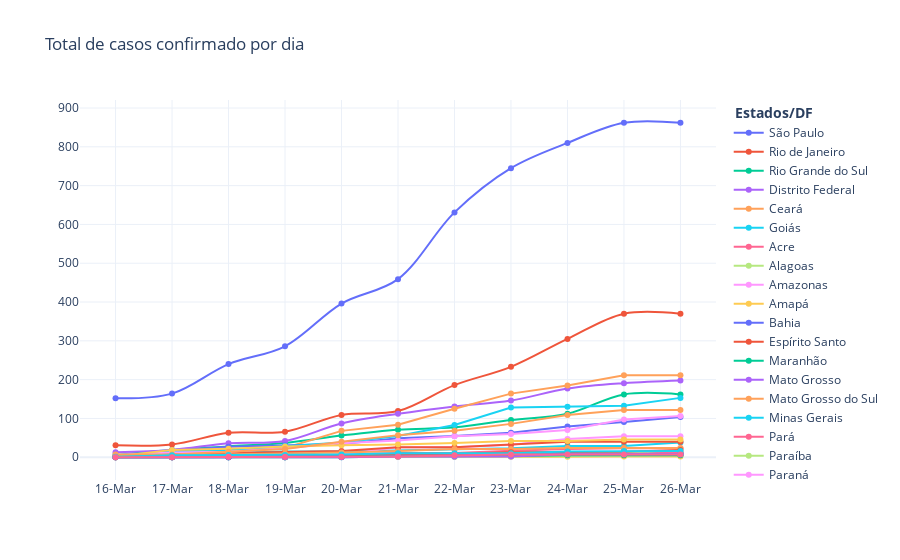

Notebook cell for this chart:
### Code cell
# Plot confirmed cases
fig = go.Figure(
    [
        go.Scatter(x = dadosgeral.Estado, y = dadosgeral.SP, mode = 'markers+lines', name="São Paulo", line_shape='spline'),
        go.Scatter(x = dadosgeral.Estado, y = dadosgeral.RJ, mode = 'markers+lines', name="Rio de Janeiro", line_shape='spline'),
         go.Scatter(x = dadosgeral.Estado, y = dadosgeral.RS, mode = 'markers+lines', name="Rio Grande do Sul", line_shape='spline'),
        go.Scatter(x = dadosgeral.Estado, y = dadosgeral.DF, mode = 'markers+lines', name="Distrito Federal", line_shape='spline'),
        go.Scatter(x = dadosgeral.Estado, y = dadosgeral.CE, mode = 'markers+lines', name="Ceará"),
        go.Scatter(x = dadosgeral.Estado, y = dadosgeral.GO, mode = 'markers+lines', name="Goiás"),
        go.Scatter(x = dadosgeral.Estado, y = dadosgeral.AC, mode = 'markers+lines', name="Acre"),
        go.Scatter(x = dadosgeral.Estado, y = dadosgeral.AL, mode = 'markers+lines', name="Alagoas"),
        go.Scatter(x = dadosgeral.Estado, y = dadosgeral.AM, mode = 'markers+lines', name="Amazonas"),
        go.Scatter(x = dadosgeral.Estado, y = dadosgeral.AP, mode = 'markers+lines', name="Amapá"),
        go.Scatter(x = dadosgeral.Estado, y = dadosgeral.BA, mode = 'markers+lines', name="Bahia"),
        
        go.Scatter(x = dadosgeral.Estado, y = dadosgeral.ES, mode = 'markers+lines', name="Espírito Santo"),
        go.Scatter(x = dadosgeral.Estado, y = dadosgeral.MA, mode = 'markers+lines', name="Maranhão"),
        go.Scatter(x = dadosgeral.Estado, y = dadosgeral.MT, mode = 'markers+lines', name="Mato Grosso"),
        go.Scatter(x = dadosgeral.Estado, y = dadosgeral.MS, mode = 'markers+lines', name="Mato Grosso do Sul"),
        go.Scatter(x = dadosgeral.Estado, y = dadosgeral.MG, mode = 'markers+lines', name="Minas Gerais"),
        go.Scatter(x = dadosgeral.Estado, y = dadosgeral.PA, mode = 'markers+lines', name="Pará"),
        go.Scatter(x = dadosgeral.Estado, y = dadosgeral.PB, mode = 'markers+lines', name="Paraíba"),
        go.Scatter(x = dadosgeral.Estado, y = dadosgeral.PR, mode = 'markers+lines', name="Paraná"),
        go.Scatter(x = dadosgeral.Estado, y = dadosgeral.PE, mode = 'markers+lines', name="Pernambuco"),
        go.Scatter(x = dadosgeral.Estado, y = dadosgeral.PI, mode = 'markers+lines', name="Piauí"),
        go.Scatter(x = dadosgeral.Estado, y = dadosgeral.RN, mode = 'markers+lines', name="Rio Grande do Norte"),
        
        go.Scatter(x = dadosgeral.Estado, y = dadosgeral.RO, mode = 'markers+lines', name="Rondônia"),
        go.Scatter(x = dadosgeral.Estado, y = dadosgeral.RR, mode = 'markers+lines', name="Roraima"),
        go.Scatter(x = dadosgeral.Estado, y = dadosgeral.SC, mode = 'markers+lines', name="Santa Catarina"),
        go.Scatter(x = dadosgeral.Estado, y = dadosgeral.SE, mode = 'markers+lines', name="Sergipe"),
        go.Scatter(x = dadosgeral.Estado, y = dadosgeral.TO, mode = 'markers+lines', name="Tocantins"),
    ]
)

fig.update_layout(title='Total de casos confirmado por dia',legend_title='<b> Estados/DF </b>',
                   
                   showlegend=True, template="plotly_white",direction='clockwise')

fig.show()

### Figure 1 — Plotly figure (JSON) as saved in the notebook; plotly's stock layout.template omitted (floating-point values rounded to 4 significant figures)
{"data": [{"line": {"shape": "spline"}, "mode": "markers+lines", "name": "São Paulo", "type": "scatter", "x": ["16-Mar", "17-Mar", "18-Mar", "19-Mar", "20-Mar", "21-Mar", "22-Mar", "23-Mar", "24-Mar", "25-Mar", "26-Mar"], "y": [152, 164, 240, 286, 396, 459, 631, 745, 810, 862, 862]}, {"line": {"shape": "spline"}, "mode": "markers+lines", "name": "Rio de Janeiro", "type": "scatter", "x": ["16-Mar", "17-Mar", "18-Mar", "19-Mar", "20-Mar", "21-Mar", "22-Mar", "23-Mar", "24-Mar", "25-Mar", "26-Mar"], "y": [31, 33, 63, 66, 109, 119, 186, 233, 305, 370, 370]}, {"line": {"shape": "spline"}, "mode": "markers+lines", "name": "Rio Grande do Sul", "type": "scatter", "x": ["16-Mar", "17-Mar", "18-Mar", "19-Mar", "20-Mar", "21-Mar", "22-Mar", "23-Mar", "24-Mar", "25-Mar", "26-Mar"], "y": [6, 19, 28, 37, 56, 71, 77, 96, 112, 162, 162]}, {"line": {"shape": "spline"}, "mode": "markers+lines", "name": "Distrito Federal", "type": "scatter", "x": ["16-Mar", "17-Mar", "18-Mar", "19-Mar", "20-Mar", "21-Mar", "22-Mar", "23-Mar", "24-Mar", "25-Mar", "26-Mar"], "y": [13, 19, 36, 42, 87, 112, 131, 146, 177, 191, 198]}, {"mode": "markers+lines", "name": "Ceará", "type": "scatter", "x": ["16-Mar", "17-Mar", "18-Mar", "19-Mar", "20-Mar", "21-Mar", "22-Mar", "23-Mar", "24-Mar", "25-Mar", "26-Mar"], "y": [0, 11, 20, 24, 68, 84, 125, 164, 185, 211, 211]}, {"mode": "markers+lines", "name": "Goiás", "type": "scatter", "x": ["16-Mar", "17-Mar", "18-Mar", "19-Mar", "20-Mar", "21-Mar", "22-Mar", "23-Mar", "24-Mar", "25-Mar", "26-Mar"], "y": [3, 10, 12, 15, 15, 18, 21, 23, 29, 29, 38]}, {"mode": "markers+lines", "name": "Acre", "type": "scatter", "x": ["16-Mar", "17-Mar", "18-Mar", "19-Mar", "20-Mar", "21-Mar", "22-Mar", "23-Mar", "24-Mar", "25-Mar", "26-Mar"], "y": [0, 3, 3, 3, 7, 11, 11, 17, 21, 23, 23]}, {"mode": "markers+lines", "name": "Alagoas", "type": "scatter", "x": ["16-Mar", "17-Mar", "18-Mar", "19-Mar", "20-Mar", "21-Mar", "22-Mar", "23-Mar", "24-Mar", "25-Mar", "26-Mar"], "y": [1, 1, 1, 4, 6, 7, 7, 8, 10, 11, 11]}, {"mode": "markers+lines", "name": "Amazonas", "type": "scatter", "x": ["16-Mar", "17-Mar", "18-Mar", "19-Mar", "20-Mar", "21-Mar", "22-Mar", "23-Mar", "24-Mar", "25-Mar", "26-Mar"], "y": [1, 1, 2, 3, 7, 26, 26, 32, 47, 54, 54]}, {"mode": "markers+lines", "name": "Amapá", "type": "scatter", "x": ["16-Mar", "17-Mar", "18-Mar", "19-Mar", "20-Mar", "21-Mar", "22-Mar", "23-Mar", "24-Mar", "25-Mar", "26-Mar"], "y": [0, 0, 0, 0, 1, 1, 1, 1, 1, 2, 2]}, {"mode": "markers+lines", "name": "Bahia", "type": "scatter", "x": ["16-Mar", "17-Mar", "18-Mar", "19-Mar", "20-Mar", "21-Mar", "22-Mar", "23-Mar", "24-Mar", "25-Mar", "26-Mar"], "y": [2, 16, 27, 31, 34, 49, 55, 63, 79, 91, 104]}, {"mode": "markers+lines", "name": "Espírito Santo", "type": "scatter", "x": ["16-Mar", "17-Mar", "18-Mar", "19-Mar", "20-Mar", "21-Mar", "22-Mar", "23-Mar", "24-Mar", "25-Mar", "26-Mar"], "y": [1, 8, 11, 13, 16, 26, 26, 33, 40, 40, 40]}, {"mode": "markers+lines", "name": "Maranhão", "type": "scatter", "x": ["16-Mar", "17-Mar", "18-Mar", "19-Mar", "20-Mar", "21-Mar", "22-Mar", "23-Mar", "24-Mar", "25-Mar", "26-Mar"], "y": [0, 0, 0, 0, 0, 2, 2, 8, 8, 8, 10]}, {"mode": "markers+lines", "name": "Mato Grosso", "type": "scatter", "x": ["16-Mar", "17-Mar", "18-Mar", "19-Mar", "20-Mar", "21-Mar", "22-Mar", "23-Mar", "24-Mar", "25-Mar", "26-Mar"], "y": [0, 0, 0, 0, 1, 2, 2, 6, 7, 9, 9]}, {"mode": "markers+lines", "name": "Mato Grosso do Sul", "type": "scatter", "x": ["16-Mar", "17-Mar", "18-Mar", "19-Mar", "20-Mar", "21-Mar", "22-Mar", "23-Mar", "24-Mar", "25-Mar", "26-Mar"], "y": [2, 6, 7, 9, 12, 16, 21, 21, 24, 24, 24]}, {"mode": "markers+lines", "name": "Minas Gerais", "type": "scatter", "x": ["16-Mar", "17-Mar", "18-Mar", "19-Mar", "20-Mar", "21-Mar", "22-Mar", "23-Mar", "24-Mar", "25-Mar", "26-Mar"], "y": [5, 14, 19, 29, 38, 55, 83, 128, 130, 133, 153]}, {"mode": "markers+lines", "name": "Pará", "type": "scatter", "x": ["16-Mar", "17-Mar", "18-Mar", "19-Mar", "20-Mar", "21-Mar", "22-Mar", "23-Mar", "24-Mar", "25-Mar", "26-Mar"], "y": [0, 0, 1, 1, 2, 4, 4, 5, 5, 7, 13]}, {"mode": "markers+lines", "name": "Paraíba", "type": "scatter", "x": ["16-Mar", "17-Mar", "18-Mar", "19-Mar", "20-Mar", "21-Mar", "22-Mar", "23-Mar", "24-Mar", "25-Mar", "26-Mar"], "y": [0, 0, 1, 1, 1, 1, 1, 2, 3, 5, 5]}, {"mode": "markers+lines", "name": "Paraná", "type": "scatter", "x": ["16-Mar", "17-Mar", "18-Mar", "19-Mar", "20-Mar", "21-Mar", "22-Mar", "23-Mar", "24-Mar", "25-Mar", "26-Mar"], "y": [6, 12, 14, 23, 36, 43, 54, 60, 70, 97, 106]}, {"mode": "markers+lines", "name": "Pernambuco", "type": "scatter", "x": ["16-Mar", "17-Mar", "18-Mar", "19-Mar", "20-Mar", "21-Mar", "22-Mar", "23-Mar", "24-Mar", "25-Mar", "26-Mar"], "y": [2, 19, 22, 28, 31, 33, 37, 42, 42, 46, 46]}, {"mode": "markers+lines", "name": "Piauí", "type": "scatter", "x": ["16-Mar", "17-Mar", "18-Mar", "19-Mar", "20-Mar", "21-Mar", "22-Mar", "23-Mar", "24-Mar", "25-Mar", "26-Mar"], "y": [0, 0, 0, 3, 4, 4, 6, 6, 8, 8, 8]}, {"mode": "markers+lines", "name": "Rio Grande do Norte", "type": "scatter", "x": ["16-Mar", "17-Mar", "18-Mar", "19-Mar", "20-Mar", "21-Mar", "22-Mar", "23-Mar", "24-Mar", "25-Mar", "26-Mar"], "y": [1, 1, 1, 1, 1, 9, 9, 13, 14, 14, 19]}, {"mode": "markers+lines", "name": "Rondônia", "type": "scatter", "x": ["16-Mar", "17-Mar", "18-Mar", "19-Mar", "20-Mar", "21-Mar", "22-Mar", "23-Mar", "24-Mar", "25-Mar", "26-Mar"], "y": [0, 0, 0, 0, 1, 3, 3, 3, 5, 5, 5]}, {"mode": "markers+lines", "name": "Roraima", "type": "scatter", "x": ["16-Mar", "17-Mar", "18-Mar", "19-Mar", "20-Mar", "21-Mar", "22-Mar", "23-Mar", "24-Mar", "25-Mar", "26-Mar"], "y": [0, 0, 0, 0, 0, 2, 2, 2, 8, 8, 8]}, {"mode": "markers+lines", "name": "Santa Catarina", "type": "scatter", "x": ["16-Mar", "17-Mar", "18-Mar", "19-Mar", "20-Mar", "21-Mar", "22-Mar", "23-Mar", "24-Mar", "25-Mar", "26-Mar"], "y": [7, 7, 14, 21, 40, 57, 68, 86, 109, 122, 122]}, {"mode": "markers+lines", "name": "Sergipe", "type": "scatter", "x": ["16-Mar", "17-Mar", "18-Mar", "19-Mar", "20-Mar", "21-Mar", "22-Mar", "23-Mar", "24-Mar", "25-Mar", "26-Mar"], "y": [1, 5, 6, 6, 7, 10, 10, 10, 15, 16, 16]}, {"mode": "markers+lines", "name": "Tocantins", "type": "scatter", "x": ["16-Mar", "17-Mar", "18-Mar", "19-Mar", "20-Mar", "21-Mar", "22-Mar", "23-Mar", "24-Mar", "25-Mar", "26-Mar"], "y": [0, 0, 1, 1, 1, 2, 5, 7, 7, 7, 7]}], "layout": {"direction": "clockwise", "legend": {"title": {"text": "<b> Estados/DF </b>"}}, "showlegend": true, "title": {"text": "Total de casos confirmado por dia"}}}
